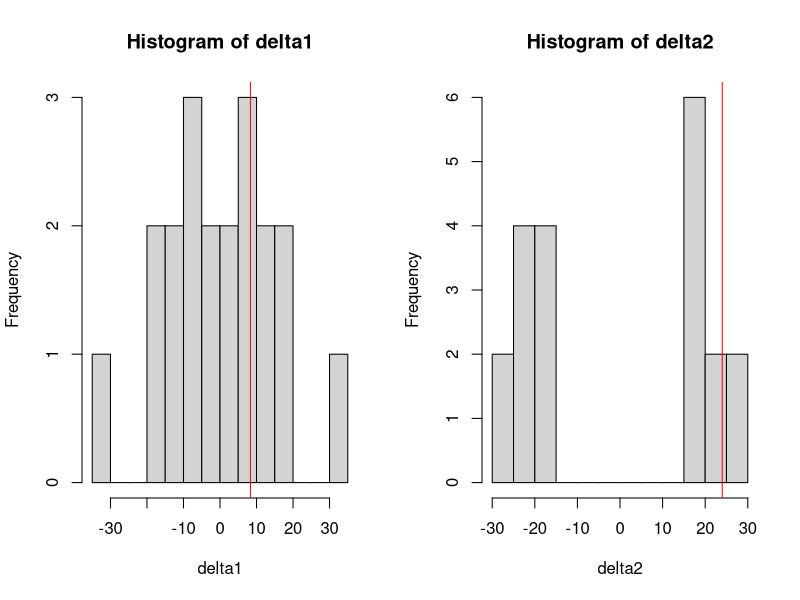

Recreate this plot in R.

x=c(37, 55, 57); y=c(23, 31, 70)

x = c(68,75,92); y = c(69,76,81)

# manual calculation
num = mean(x)-mean(y)
m=length(x); n=length(y)

Sp2 = ((m-1)*var(x)+(n-1)*var(y))/(m+n-2)
denom = sqrt(Sp2) * sqrt(1/m+1/n)
tobs = num/denom

(pval = 1-pt(tobs, m+n-2))
alpha=0.05
(critical.val = qt(1-alpha, m+n-2))

##95% confidence interval

c(num-qt(1-0.025,m+n-2)*denom, num+qt(1-0.025,m+n-2)*denom)


# or use the existing function 
t.test(x, y, var.equal=T, alternative="less") # one-sided confi. bound
t.test(x, y, var.equal=T, alternative="two.sided") 
## together with 95% two-sided confidence interval


###  Permutation test R code
?combn
combn(x = c("A","B","C","D"),m=2)
combn(x = c("A","B","C","D","E","F"),m=3)

idx = combn(x = 6, m=3)
x=c(37,55,57)
y=c(23,31,70)
# x = c(68,75,92); y = c(69,76,81)
xy = c(x,y) # the combined data set
permut = NULL # the permuted data set (a 20*6 matrix)

for(i in 1:20){
  permut = rbind(permut, c(xy[idx[,i]], xy[-idx[,i]]))
}
permut.x = permut[, 1:3] # the permuted X matrix (20*3)
permut.y = permut[, 4:6] # the permuted Y matrix (20*3)

?apply
delta1 = apply(permut.x, 1, mean) - apply(permut.y, 1, mean)
delta2 = apply(permut.x, 1, median) - apply(permut.y, 1, median)

delta1.obs = mean(x)-mean(y)
delta2.obs = median(x) - median(y)

par(mfrow=c(1,2))
hist(delta1,breaks=10);abline(v = delta1.obs,col="red")
hist(delta2,breaks=10);abline(v = delta2.obs,col="red")

#pvalue for permutation of sample mean
(pval1.upper = mean(delta1 >= delta1.obs)) #upper-tailed
(pval1.2sided = mean(abs(delta1) >= abs(delta1.obs))) #two-tailed

#pvalue for permutation of sample median
(pval2.upper = mean(delta2 >= delta2.obs)) #upper-tailed
(pval2.2sided = mean(abs(delta2) >= abs(delta2.obs))) #two-tailed

